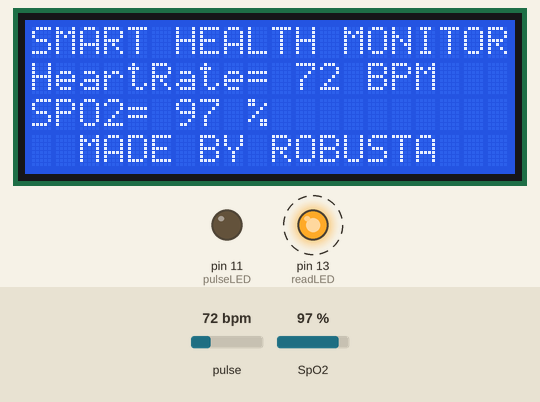
The sketch below on a simulated Arduino Uno, built with avr-gcc and run on an emulated ATmega328P. Shown: 20×4 character LCD, output pins drawn as LEDs (lit = HIGH). Dashed ring = blinking. The test bench sets the inputs (shaded band); at power-on: pulse 72 bpm, SpO2 97 %. What the sketch prints to the serial monitor is not drawn.

Above: at 4.53 s.
4.8 s: pulse set to 100 bpm
At 5.6 s:
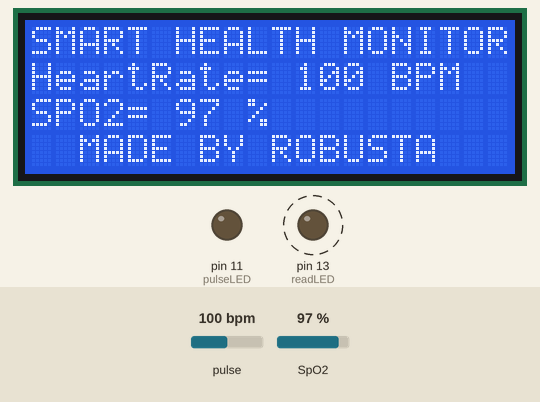
6.4 s: pulse set to 98 bpm
At 7.65 s:
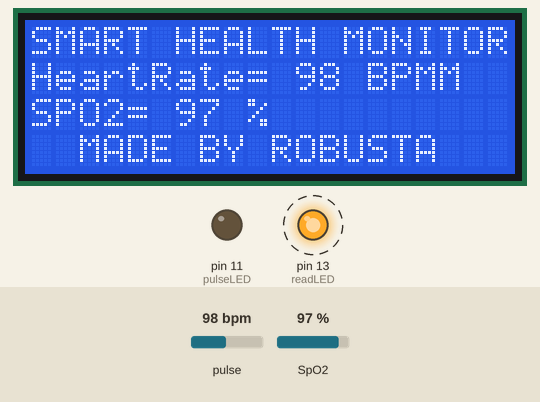
8.8 s: SpO2 set to 80 %
At 10.05 s:
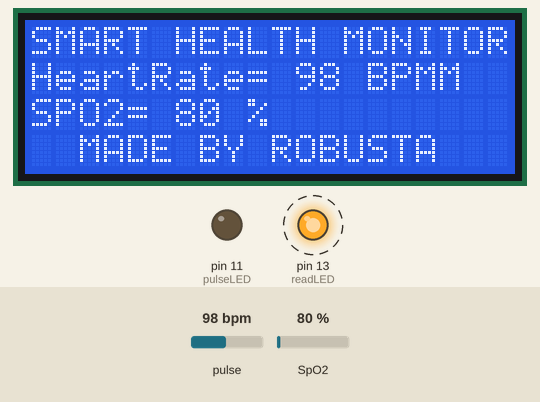
10.6 s: SpO2 set to 85 %
Timing chart, 0 to 13.6 s (numbered marks = the images above; inputs shaded):
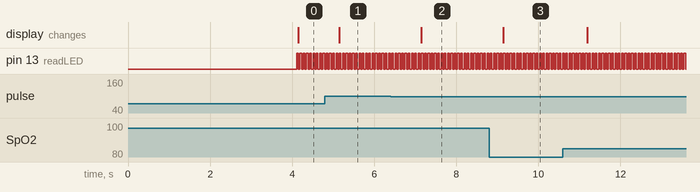

Measured:
- the behaviour switches between 100 and 99 bpm on pulse (found by bisection; images 1 and 2)
- after the input at 4.8 s, the display: changes after 0.35 s (image 1)
- after the input at 6.4 s, the display: changes after 0.75 s (image 2)
- after the input at 8.8 s, the display: changes after 0.35 s (image 3)

The sketch:

avra_today_3.ino
```cpp
#include <Wire.h>
#include "MAX30105.h"
#include "spo2_algorithm.h"
#include <LiquidCrystal.h>

LiquidCrystal lcd(2,3,4,5,6,7);
MAX30105 particleSensor;

#define MAX_BRIGHTNESS 255
#if defined(_AVR_ATmega328P) || defined(__AVR_ATmega168_)
//Arduino Uno doesn't have enough SRAM to store 100 samples of IR led data and red led data in 32-bit format
//To solve this problem, 16-bit MSB of the sampled data will be truncated. Samples become 16-bit data.
uint16_t irBuffer[100]; //infrared LED sensor data
uint16_t redBuffer[100];  //red LED sensor data
#else
uint32_t irBuffer[100]; //infrared LED sensor data
uint32_t redBuffer[100];  //red LED sensor data
#endif

int32_t bufferLength; //data length
int32_t spo2; //SPO2 value
int8_t validSPO2; //indicator to show if the SPO2 calculation is valid
int32_t heartRate; //heart rate value
int8_t validHeartRate; //indicator to show if the heart rate calculation is valid


byte pulseLED = 11; //Must be on PWM pin
byte readLED = 13; //Blinks with each data read

void setup()
{
  Serial.begin(115200); // initialize serial communication at 115200 bits per second:

  lcd.begin(20, 4);
  lcd.setCursor(0,0);
  lcd.print("SMART HEALTH MONITOR");

  lcd.setCursor(0,3);
  lcd.print("  MADE BY ROBUSTA");

  pinMode(pulseLED, OUTPUT);
  pinMode(readLED, OUTPUT);

  // Initialize sensor
  if (!particleSensor.begin(Wire, I2C_SPEED_FAST)) //Use default I2C port, 400kHz speed
  {
    Serial.println(F("MAX30105 was not found. Please check wiring/power."));
    while (1);
  }

  Serial.println(F("Attach sensor to finger with rubber band. Press any key to start conversion"));
  //while (Serial.available() == 0) ; //wait until user presses a key
  //Serial.read();

  byte ledBrightness = 60; //Options: 0=Off to 255=50mA
  byte sampleAverage = 4; //Options: 1, 2, 4, 8, 16, 32
  byte ledMode = 2; //Options: 1 = Red only, 2 = Red + IR, 3 = Red + IR + Green
  byte sampleRate = 100; //Options: 50, 100, 200, 400, 800, 1000, 1600, 3200
  int pulseWidth = 411; //Options: 69, 118, 215, 411
  int adcRange = 4096; //Options: 2048, 4096, 8192, 16384

  particleSensor.setup(ledBrightness, sampleAverage, ledMode, sampleRate, pulseWidth, adcRange); //Configure sensor with these settings
}

void loop()
{
  bufferLength = 100; //buffer length of 100 stores 4 seconds of samples running at 25sps

  //read the first 100 samples, and determine the signal range
  for (byte i = 0 ; i < bufferLength ; i++)
  {
    while (particleSensor.available() == false) //do we have new data?
      particleSensor.check(); //Check the sensor for new data

    redBuffer[i] = particleSensor.getRed();
    irBuffer[i] = particleSensor.getIR();
    particleSensor.nextSample(); //We're finished with this sample so move to next sample

    /*Serial.print(F("red="));
    Serial.print(redBuffer[i], DEC);
    Serial.print(F(", ir="));
    Serial.println(irBuffer[i], DEC);*/
  }

  //calculate heart rate and SpO2 after first 100 samples (first 4 seconds of samples)
  maxim_heart_rate_and_oxygen_saturation(irBuffer, bufferLength, redBuffer, &spo2, &validSPO2, &heartRate, &validHeartRate);

  //Continuously taking samples from MAX30102.  Heart rate and SpO2 are calculated every 1 second
  while (1)
  {
    //dumping the first 25 sets of samples in the memory and shift the last 75 sets of samples to the top
    for (byte i = 25; i < 100; i++)
    {
      redBuffer[i - 25] = redBuffer[i];
      irBuffer[i - 25] = irBuffer[i];
    }

    //take 25 sets of samples before calculating the heart rate.
    for (byte i = 75; i < 100; i++)
    {
      while (particleSensor.available() == false) //do we have new data?
        particleSensor.check(); //Check the sensor for new data

      digitalWrite(readLED, !digitalRead(readLED)); //Blink onboard LED with every data read

      redBuffer[i] = particleSensor.getRed();
      irBuffer[i] = particleSensor.getIR();
      particleSensor.nextSample(); //We're finished with this sample so move to next sample

      //send samples and calculation result to terminal program through UART
      Serial.print(F("red="));
      Serial.print(redBuffer[i], DEC);
      Serial.print(F(", ir="));
      Serial.print(irBuffer[i], DEC);

      Serial.print(F(", HR="));
      Serial.print(heartRate, DEC);

      Serial.print(F(", HRvalid="));
      Serial.print(validHeartRate, DEC);

      Serial.print(F(", SPO2="));
      Serial.print(spo2, DEC);

      Serial.print(F(", SPO2Valid="));
      Serial.println(validSPO2, DEC);


       if(validSPO2==1 && validHeartRate==1)
      {
        lcd.setCursor(0,1);
        lcd.print("HeartRate= ");
        lcd.print(heartRate,DEC);
        lcd.print(" BPM");

        lcd.setCursor(0,2);
        lcd.print("SPO2= ");
        lcd.print(spo2,DEC);
        lcd.print(" % ");
      }

    }


    //After gathering 25 new samples recalculate HR and SP02
   maxim_heart_rate_and_oxygen_saturation(irBuffer, bufferLength, redBuffer, &spo2, &validSPO2, &heartRate, &validHeartRate);
  }
}
```
